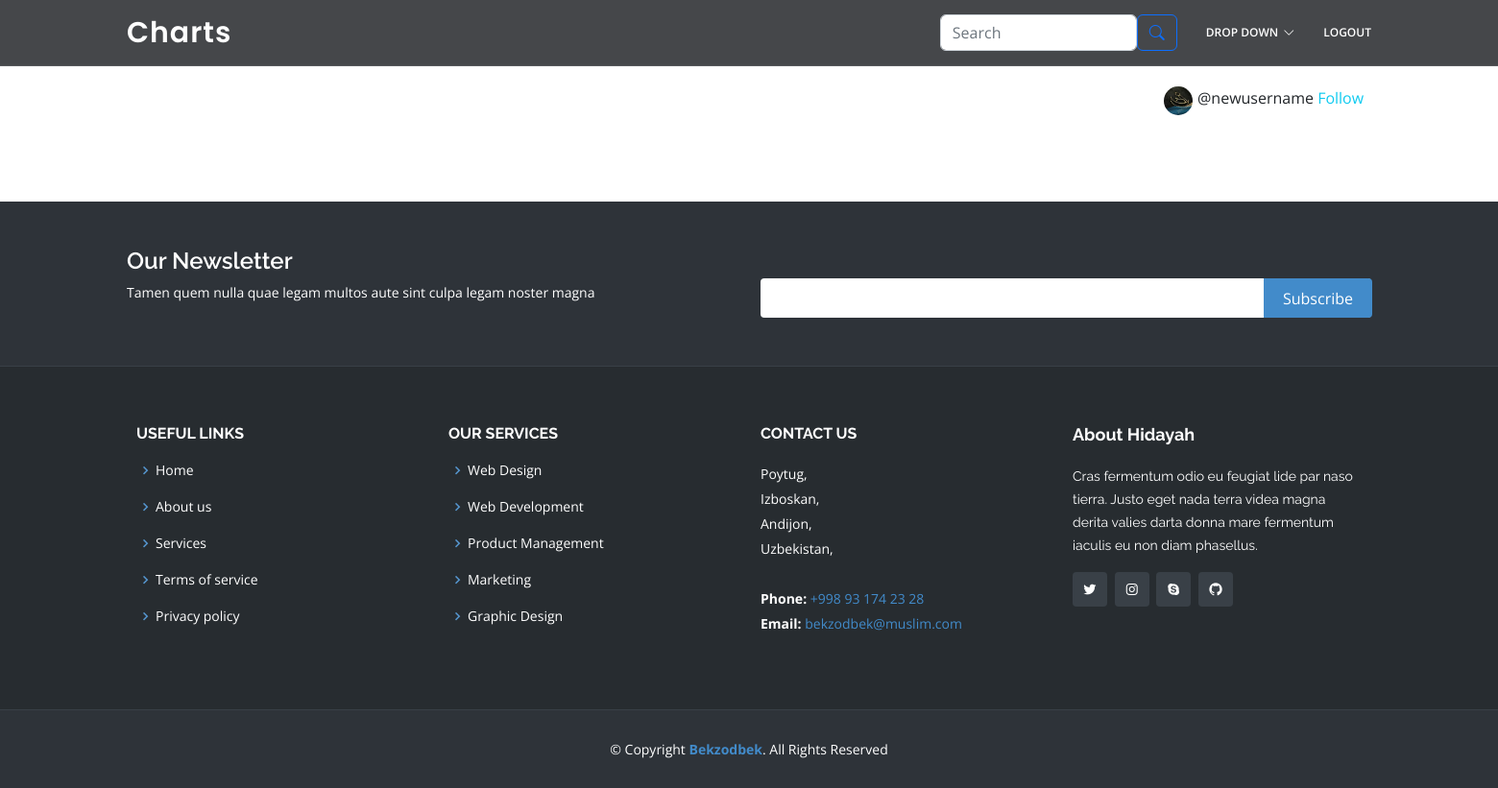
Page / (signed in) on the committed database.
### chart/models.py (models this page shows, shortened)
class MyUser(AbstractUser):
    is_organiser = models.BooleanField(default=False)
    is_agent = models.BooleanField(default=False)
    following = models.ManyToManyField("self", blank=True, related_name="followers", symmetrical=False)
    email_confirmed = models.BooleanField(default=False)

class Profile(models.Model):
    class Meta:
        verbose_name = "My Profile"
        verbose_name_plural = "Profile"
    custom_user = models.OneToOneField(MyUser, on_delete=models.CASCADE)
    image = models.ImageField(default="profile/profile.jpg", upload_to="profile")
    bio = models.CharField(max_length=100, null=True, blank=True, default="")
    is_online = models.BooleanField(default=False)
    is_verify = models.BooleanField(default=False)

### chart/views.py (the view)
# urls.py: path('', home, name="home"),
def home(request):
    charts_count = Chart.objects.count()
    user_count = User.objects.count()
    date_joined_count = User.objects.filter(date_joined__date=timezone.now()-timezone.timedelta(0)).count()
    users = User.objects.all().order_by('-id')[:date_joined_count]
    elem_count = Element.objects.count()
    following_actions = None
    if request.user.is_authenticated:
        user = get_object_or_404(User, username=request.user)
        following_actions = user.followers.all().order_by('-id')[:15]
    contact = ContactUsForm()
    if request.method == "POST":
        contact = ContactUsForm(request.POST)
        if contact.is_valid():
            contact.save()
            return redirect('app:home')
    context = {
        "charts_count":charts_count,
        "user_count":user_count,
        "elem_count":elem_count,
        "following_actions":following_actions,
        "users":users,
        "contact":contact
    }
    return render(request, 'pages/home.html', context)

### chart/forms.py
class ContactUsForm(forms.ModelForm):
    class Meta:
        model = ContactUs
        fields = ["name", "email", "subject", "message"]

### templates/pages/home.html (shortened to what this page needs)
{% extends 'layout/base.html' %}
{% block content %}
{% if request.user.is_authenticated %}
{% include 'includes/inner.html' %}
{% endif %}
{% endblock content %}

### templates/includes/inner.html (shortened to what this page needs)
<main id="main">
    <section class="inner-page">
      <div class="container">
        <div class=" d-flex">
          <div class="col-xl-10">
          </div>
          <div class="col-xl-10">
            {% for user in users %}
            {% if user.username == request.user.username %}
            {% else %}
            <div class="user_profile_quick_view" style="display: flex; margin-top: 10px; margin-bottom: 10px;">
              <img class="user_profile_img" style="border-radius: 50%;"  src="{{ user.profile.image.url }}" alt="@{{ user.username }}" width="30" >
             <div>
              <span>
                <a class="text-dark" href="{% url 'app:profile' user.username %}" style="margin-left: 5px;">@{{ user.username }}</a>
              </span>
              {% if user in request.user.followers.all  %}
              <a class="text-danger" href="{% url 'app:follow' user.username %}">Unfollow</a>
              {% else %}
              <a class="text-info" href="{% url 'app:follow' user.username %}">Follow</a>
              {% endif %}
             </div>
            </div>
            {% endif %}
            {% endfor %}
          </div>
        </div>
    </section>
  </main>

### static/assets/css/style.css (style rules this page uses)
body { font-family: "Open Sans", sans-serif; color: #444444; }
a { color: #428bca; text-decoration: none; }
section { padding: 80px 0; }

### static/css/style.css (style rules this page uses)
* { margin: 0; padding: 0; box-sizing: border-box; }

### rows in the picture
MyUser: profile.image (picture), username "newusername", shows "Follow"
